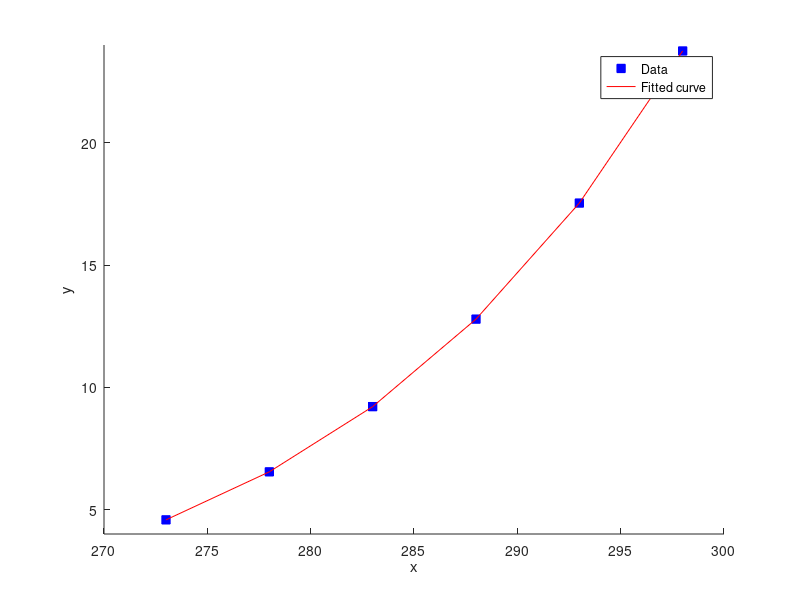

Reproduce this figure in MATLAB.
T = [273, 278, 283, 288, 293, 298]';
P = [4.579, 6.543, 9.209, 12.788, 17.535, 23.756]';
X = 1 ./ T; 
Y = log(P);
coe = polyfit(X,Y,2);
fuction = @(x) exp(polyval(coe,1./x));
T_range = linspace(min(T), max(T), 100);
P_fit = fuction(T_range);
figure;
hold on;
plot(T, P, 's', 'MarkerEdgeColor', 'b', 'MarkerFaceColor', 'b'); 
plot(T, P, 'r-'); 
xlim([270 300]);
ylim([4 24]);
xlabel('x');
ylabel('y');
legend('Data', 'Fitted curve');
T_285 = 284.9533;
T_300 = 299.7083;
P_285 = fuction(T_285);
P_300 = fuction(T_300);
fprintf('T_285:\n %.4f \n', P_285);
fprintf('T_300:\n %.4f \n', P_300);
